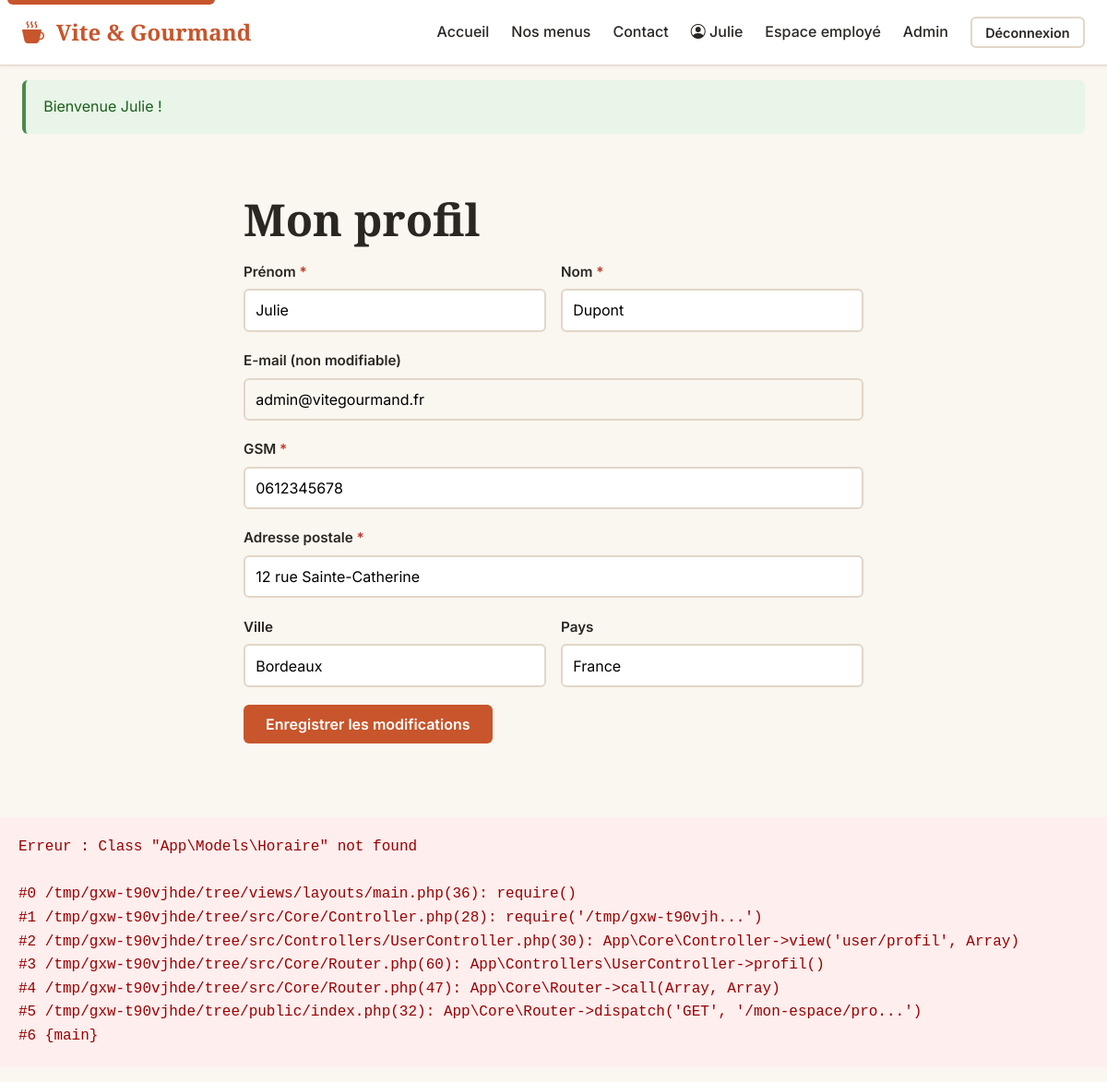
/mon-espace/profil (signed in), run on the app's committed database.
### tables this page shows
CREATE TABLE utilisateur (
    utilisateur_id   INT AUTO_INCREMENT PRIMARY KEY,
    email            VARCHAR(180) NOT NULL UNIQUE,
    password         VARCHAR(255) NOT NULL,
    prenom           VARCHAR(80)  NOT NULL,
    nom              VARCHAR(80)  NOT NULL,
    telephone        VARCHAR(20)  NOT NULL,
    adresse_postale  VARCHAR(255) NOT NULL,
    ville            VARCHAR(80)  NOT NULL DEFAULT 'Bordeaux',
    pays             VARCHAR(80)  NOT NULL DEFAULT 'France',
    actif            BOOLEAN      NOT NULL DEFAULT TRUE,
    reset_token      VARCHAR(64)  DEFAULT NULL,
    reset_expires    DATETIME     DEFAULT NULL,
    created_at       TIMESTAMP    NOT NULL DEFAULT CURRENT_TIMESTAMP,
    INDEX idx_email (email)
);

### src/Controllers/UserController.php (called while the page is built, shortened)
<?php
final class UserController extends Controller
{
    public function profil(): void
    {
        $user = UserRepository::findById((int) Auth::id());
        $this->view('user/profil', [
            'pageTitle' => 'Mon profil',
            'user'      => $user,
        ]);
    }
}

### src/Repositories/UserRepository.php (called while the page is built, shortened)
<?php
final class UserRepository
{
    public static function findById(int $id): ?array
    {
        $pdo = Database::getInstance();
        $stmt = $pdo->prepare('SELECT * FROM utilisateur WHERE utilisateur_id = :id LIMIT 1');
        $stmt->execute([':id' => $id]);
        $user = $stmt->fetch();
        $user['roles'] = self::getRoles($id);
        return $user;
    }
    public static function getRoles(int $userId): array
    {
        $pdo = Database::getInstance();
        $stmt = $pdo->prepare('
            SELECT r.libelle FROM role r
            INNER JOIN possede p ON r.role_id = p.role_id
            WHERE p.utilisateur_id = :id
        ');
        $stmt->execute([':id' => $userId]);
        return $stmt->fetchAll(PDO::FETCH_COLUMN);
    }
}

### src/Core/Security.php (called while the page is built, shortened)
<?php
final class Security
{
    public static function escape(?string $value): string
    {
        return htmlspecialchars($value ?? '', ENT_QUOTES | ENT_HTML5, 'UTF-8');
    }
}

### src/Helpers/functions.php (called while the page is built, shortened)
<?php
if (!function_exists('e')) {
    function e(?string $value): string
    {
        return Security::escape($value);
    }
}
if (!function_exists('asset')) {
    function asset(string $path): string
    {
        return '/' . ltrim($path, '/');
    }
}
if (!function_exists('flash')) {
    function flash(string $type): ?string
    {
        $key = "flash_$type";
        $message = $_SESSION[$key] ?? null;
        return $message;
    }
}

### src/Core/Auth.php (called while the page is built, shortened)
<?php
final class Auth
{
    public static function user(): ?array
    {
        return $_SESSION['user'] ?? null;
    }
    public static function hasRole(string $role): bool
    {
        return in_array($role, $_SESSION['user']['roles'] ?? [], true);
    }
}

### views/user/profil.php (the view, shortened to what this page needs)
<section class="section">
    <div class="container container-narrow">
        <h1>Mon profil</h1>
        <form method="post" action="/mon-espace/profil" class="form">
            <div class="form-row">
                <div class="form-field">
                    <label for="prenom">Prénom <span class="required">*</span></label>
                    <input type="text" id="prenom" name="prenom" required value="<?= e($user['prenom']) ?>">
                </div>
                <div class="form-field">
                    <label for="nom">Nom <span class="required">*</span></label>
                    <input type="text" id="nom" name="nom" required value="<?= e($user['nom']) ?>">
                </div>
            </div>
            <div class="form-field">
                <label for="email">E-mail (non modifiable)</label>
                <input type="email" id="email" value="<?= e($user['email']) ?>" readonly>
            </div>
            <div class="form-field">
                <label for="telephone">GSM <span class="required">*</span></label>
                <input type="tel" id="telephone" name="telephone" required value="<?= e($user['telephone']) ?>">
            </div>
            <div class="form-field">
                <label for="adresse_postale">Adresse postale <span class="required">*</span></label>
                <input type="text" id="adresse_postale" name="adresse_postale" required value="<?= e($user['adresse_postale']) ?>">
            </div>
            <div class="form-row">
                <div class="form-field">
                    <label for="ville">Ville</label>
                    <input type="text" id="ville" name="ville" value="<?= e($user['ville']) ?>">
                </div>
                <div class="form-field">
                    <label for="pays">Pays</label>
                    <input type="text" id="pays" name="pays" value="<?= e($user['pays']) ?>">
                </div>
            </div>
            <button type="submit" class="btn btn-primary">Enregistrer les modifications</button>
        </form>
    </div>
</section>

### src/Core/Router.php (shortened to what this page needs)
<?php
final class Router
{
    private array $routes = [
        'GET'    => [],
        'POST'   => [],
        'PUT'    => [],
        'DELETE' => [],
    ];
    private function add(string $method, string $path, callable|array $handler): void
    {
        $this->routes[$method][$path] = $handler;
    }
    public function dispatch(string $method, string $uri): void
    {
        $uri = parse_url($uri, PHP_URL_PATH) ?: '/';
        $uri = rtrim($uri, '/') ?: '/';
        foreach ($this->routes[$method] ?? [] as $path => $handler) {
            $pattern = preg_replace('#\{([a-zA-Z_]+)\}#', '(?P<$1>[^/]+)', $path);
            $pattern = '#^' . $pattern . '$#';
            if (preg_match($pattern, $uri, $matches)) {
                $params = array_filter($matches, 'is_string', ARRAY_FILTER_USE_KEY);
                $this->call($handler, $params);
                return;
            }
        }
    }
    private function call(callable|array $handler, array $params): void
    {
        if (is_array($handler) && count($handler) === 2) {
            [$class, $method] = $handler;
            $instance = new $class();
            $instance->$method(...array_values($params));
            return;
        }
    }
}

### views/layouts/main.php (shortened to what this page needs)
<!DOCTYPE html>
<html lang="fr">
<head>
    <link rel="stylesheet" href="https://cdn.jsdelivr.net/npm/bootstrap-icons@1.11.3/font/bootstrap-icons.css">
    <link rel="stylesheet" href="<?= asset('css/app.css') ?>">
</head>
<body>
<a href="#contenu-principal" class="skip-link">Aller au contenu principal</a>
<?php require __DIR__ . '/../partials/navbar.php'; ?>
<main id="contenu-principal">
    <?php if ($msg = flash('success')): ?>
        <div class="container"><div class="alert alert-success" role="alert"><?= e($msg) ?></div></div>
    <?php endif; ?>
    <?= $content ?? '' ?>
</main>

### views/partials/navbar.php (shortened to what this page needs)
<?php
$user = Auth::user();
$path = parse_url($_SERVER['REQUEST_URI'] ?? '/', PHP_URL_PATH);
?>
<nav class="navbar" aria-label="Menu principal">
    <div class="navbar-container">
        <a href="/" class="navbar-brand">
            <i class="bi bi-cup-hot-fill" aria-hidden="true"></i> Vite &amp; Gourmand
        </a>
        <ul id="nav-list" class="navbar-nav">
            <li><a href="/"        class="<?= $path === '/' ? 'active' : '' ?>">Accueil</a></li>
            <li><a href="/menus"   class="<?= str_starts_with((string) $path, '/menus') ? 'active' : '' ?>">Nos menus</a></li>
            <li><a href="/contact" class="<?= $path === '/contact' ? 'active' : '' ?>">Contact</a></li>
            <?php if ($user): ?>
                <li><a href="/mon-espace"><i class="bi bi-person-circle" aria-hidden="true"></i> <?= e($user['prenom']) ?></a></li>
                <?php if (Auth::hasRole('employe')): ?>
                    <li><a href="/employe">Espace employé</a></li>
                <?php endif; ?>
                <?php if (Auth::hasRole('administrateur')): ?>
                    <li><a href="/admin">Admin</a></li>
                <?php endif; ?>
                <li>
                    <form method="post" action="/logout" style="display:inline">
                        <button type="submit" class="btn btn-secondary btn-sm">Déconnexion</button>
                    </form>
                </li>
            <?php else: ?>
                <li><a href="/login" class="btn-cta">Connexion</a></li>
            <?php endif; ?>
        </ul>
    </div>
</nav>

### public/css/app.css (style rules this page uses)
:root { --color-primary: #C8552B; --color-primary-dark: #A03F1E; --color-secondary: #6E8B5C; --color-secondary-dark: #556C47; --color-accent: #E5C26F; --color-bg: #FAF6F0; --color-bg-dark: #2A2622; --color-text: #2A2622; --color-text-light: #6B5E54; --color-border: #E2D6C7; --color-success: #4A8B4A; --color-error: #C0392B; --color-warning: #D9A441; --color-info: #4A7AA9; --shadow-sm: 0 1px 3px rgba(0,0,0,0.08); --shadow-md: 0 4px 12px rgba(0,0,0,0.10); --shadow-lg: 0 10px 30px rgba(0,0,0,0.15); --radius-sm: 6px; --radius: 10px; --radius-lg: 16px; --font-title: 'Playfair Display', Georgia, serif; --font-body: 'Inter', system-ui, -apple-system, Segoe UI, Roboto, sans-serif; --container: 1200px; --container-narrow: 720px; }
*, *::before, *::after { box-sizing: border-box; }
html { scroll-behavior: smooth; }
body { margin: 0; font-family: var(--font-body); color: var(--color-text); background: var(--color-bg); line-height: 1.6; font-size: 16px; }
h1, h2, h3, h4 { font-family: var(--font-title); margin: 0 0 1rem; line-height: 1.2; }
h1 { font-size: clamp(2rem, 4vw, 3rem); }
a { color: var(--color-primary); text-decoration: none; transition: color .2s; }
button { font-family: inherit; }
.skip-link { position: absolute; top: -40px; left: 8px; background: var(--color-primary); color: #fff; padding: 0.6rem 1rem; border-radius: 0 0 var(--radius-sm) var(--radius-sm); z-index: 9999; transition: top .2s; }
.container { max-width: var(--container); margin: 0 auto; padding: 0 1.5rem; }
.container-narrow { max-width: var(--container-narrow); margin: 0 auto; padding: 0 1.5rem; }
.section { padding: 3rem 0; }
.navbar { background: #fff; border-bottom: 1px solid var(--color-border); position: sticky; top: 0; z-index: 100; box-shadow: var(--shadow-sm); }
.navbar-container { max-width: var(--container); margin: 0 auto; padding: 1rem 1.5rem; display: flex; align-items: center; justify-content: space-between; gap: 1rem; }
.navbar-brand { font-family: var(--font-title); font-size: 1.5rem; font-weight: 700; color: var(--color-primary); text-decoration: none; }
.navbar-brand i { margin-right: 0.4rem; }
.navbar-nav { list-style: none; padding: 0; margin: 0; display: flex; align-items: center; gap: 1.5rem; }
.navbar-nav a { color: var(--color-text); text-decoration: none; font-weight: 500; padding: 0.4rem 0; transition: color .2s; }
.btn { display: inline-flex; align-items: center; justify-content: center; gap: 0.5rem; padding: 0.7rem 1.5rem; border: 0; border-radius: var(--radius-sm); font-weight: 600; cursor: pointer; transition: all .2s; font-family: inherit; font-size: 1rem; text-decoration: none; }
.btn-primary { background: var(--color-primary); color: #fff; }
.btn-secondary { background: #fff; color: var(--color-text); border: 2px solid var(--color-border); }
.btn-sm { padding: 0.4rem 0.9rem; font-size: 0.9rem; }
.form { margin: 1rem 0; }
.form-field { margin-bottom: 1.2rem; display: flex; flex-direction: column; }
.form-field label { font-weight: 600; margin-bottom: 0.4rem; font-size: 0.95rem; }
.form-field input, .form-field select, .form-field textarea { padding: 0.7rem; border: 2px solid var(--color-border); border-radius: var(--radius-sm); font-family: inherit; font-size: 1rem; background: #fff; transition: border-color .2s; }
.form-field input[readonly] { background: var(--color-bg); }
.form-row { display: grid; grid-template-columns: 1fr 1fr; gap: 1rem; }
.required { color: var(--color-error); }
.alert { padding: 1rem 1.2rem; border-radius: var(--radius-sm); margin: 1rem 0; border-left: 4px solid; }
.alert-success { background: #e8f5e8; border-color: var(--color-success); color: #1d5e1d; }

### data on the page
utilisateur: prenom "Julie", nom "Dupont", email "admin@vitegourmand.fr", telephone "0612345678", adresse_postale "12 rue Sainte-Catherine", ville "Bordeaux", pays "France"

### other printed values
$e->getMessage() "Class \"App\\Models\\Horaire\" not found"
